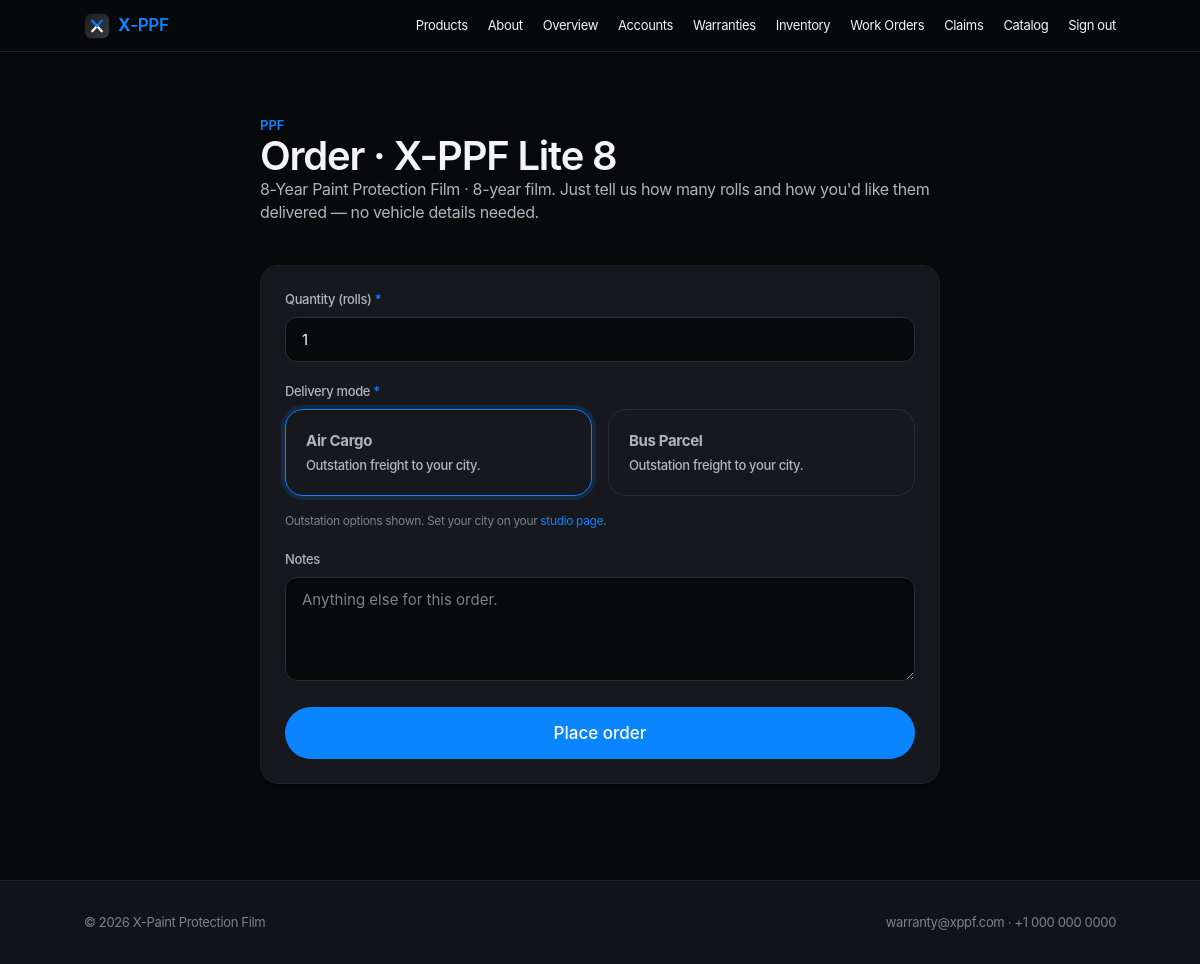
The app's page /order/1 (signed in), older data.
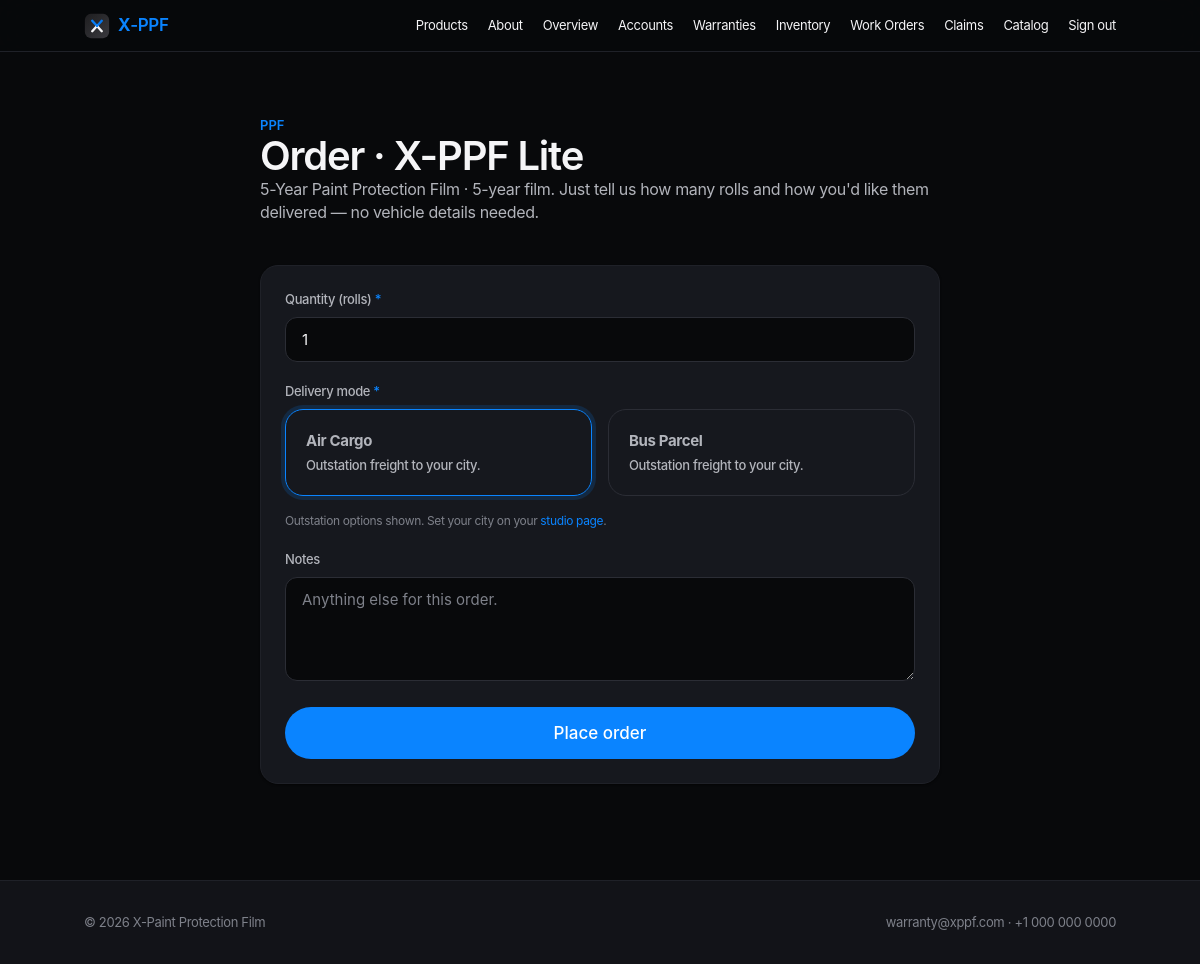
The same page, newer data.
### tables this page shows
CREATE TABLE products (
    id             INTEGER PRIMARY KEY AUTOINCREMENT,
    name           TEXT NOT NULL,
    category       TEXT NOT NULL,
    tagline        TEXT,
    description    TEXT,
    price          REAL,
    warranty_years INTEGER DEFAULT 8,
    image          TEXT,
    active         INTEGER DEFAULT 1,
    created_at     TEXT NOT NULL
);

### app.py (the view, shortened to what this page needs)
@app.route("/order/<int:product_id>", methods=["GET", "POST"])
@login_required
def order(product_id):
    product = db.get_product(product_id)
    if not product:
        abort(404)
    user = _current_user()
    options = transport_options(user["city"])
    return render_template("order.html", product=product, options=options, user=user)

### app.py (called while the page is built)
def transport_options(city):
    if city and "hyderabad" in city.lower():
        return ["Rapido", "Uber Parcel"]
    return ["Air Cargo", "Bus Parcel"]

@app.context_processor
def inject_globals():
    return {
        "current_user": _current_user(),
        "current_role": session.get("role"),
        "year": datetime.utcnow().year,
        "min_pw": MIN_PASSWORD_LEN,
        "brand": {
            "name": "X-Paint Protection Film",
            "short": "X-PPF",
            "tagline": "Protection, certified.",
            "email": "warranty@xppf.com",
            "phone": "+1 000 000 0000",
            "address": "X-Paint Protection Film",
        },
    }

def _current_user():
    uid = session.get("user_id")
    return db.get_user(uid) if uid else None

def login_required(f):
    @wraps(f)
    def wrapper(*args, **kwargs):
        if "user_id" not in session:
            return redirect(url_for("login", next=request.path))
        return f(*args, **kwargs)
    return wrapper

### db.py (called while the page is built)
def get_conn():
    conn = sqlite3.connect(DB_PATH)
    conn.row_factory = sqlite3.Row
    conn.execute("PRAGMA foreign_keys = ON")
    return conn

### templates/order.html (shortened to what this page needs)
{% extends "base.html" %}
{% block content %}
<section class="container narrow page">
  <div class="page-head">
    <p class="eyebrow">{{ product['category'] }}</p>
    <h1>Order · {{ product['name'] }}</h1>
    <p class="secondary">{{ product['tagline'] }} · {{ product['warranty_years'] }}-year film.
      Just tell us how many rolls and how you'd like them delivered — no vehicle details needed.</p>
  </div>
  <div class="card">
    <form method="POST">
      <div class="field"><label>Quantity (rolls) <span class="req">*</span></label>
        <input type="number" name="quantity" min="1" value="1" required></div>
      <div class="field"><label>Delivery mode <span class="req">*</span></label>
        <div class="brandopts">
          {% for opt in options %}
          <label class="brandopt"><input type="radio" name="transport_mode" value="{{ opt }}" {% if loop.first %}checked{% endif %}>
            <h4>{{ opt }}</h4>
            <p>{% if opt in ['Rapido','Uber Parcel'] %}Local same-day courier within Hyderabad.{% else %}Outstation freight to your city.{% endif %}</p>
          </label>
          {% endfor %}
        </div>
        <p class="hint">{% if user['city'] and 'hyderabad' in user['city']|lower %}Local options shown for Hyderabad.{% else %}Outstation options shown{% if user['city'] %} for {{ user['city'] }}{% endif %}. Set your city on your <a href="{{ url_for('studio_profile') }}">studio page</a>.{% endif %}</p>
      </div>
      <div class="field"><label>Notes</label><textarea name="notes" placeholder="Anything else for this order."></textarea></div>
      <button class="btn btn-primary btn-block btn-lg" type="submit">Place order</button>
    </form>
  </div>
</section>
{% endblock %}

Row changes from the older to the newer data that the page shows:
changed products "PPF": name "X-PPF Lite 8" → "X-PPF Lite"; tagline "8-Year Paint Protection Film" → "5-Year Paint Protection Film"; warranty_years "8" → "5"
